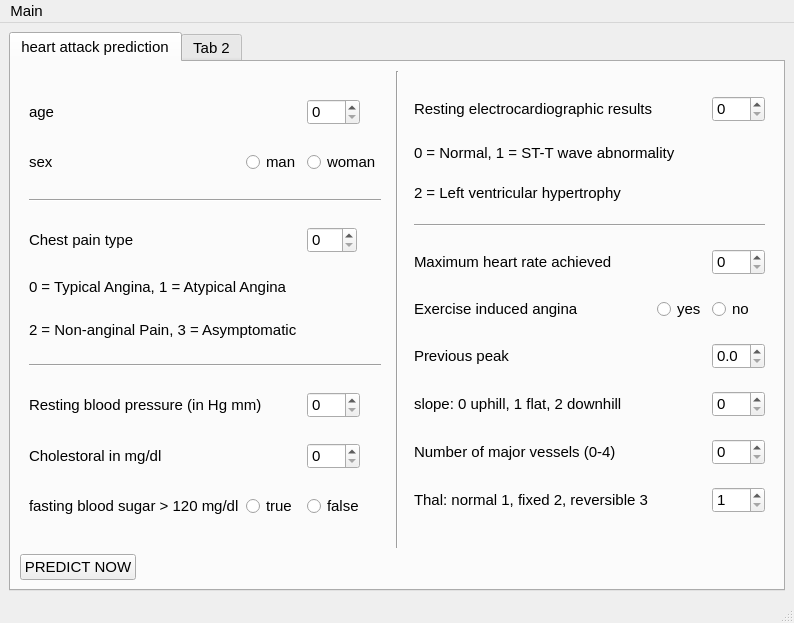
<?xml version="1.0" encoding="UTF-8"?>
<ui version="4.0">
 <class>MainWindow</class>
 <widget class="QMainWindow" name="MainWindow">
  <property name="geometry">
   <rect>
    <x>0</x>
    <y>0</y>
    <width>794</width>
    <height>623</height>
   </rect>
  </property>
  <property name="windowTitle">
   <string>heart attack models</string>
  </property>
  <property name="styleSheet">
   <string notr="true">*{
font-size:15px;
font-family:arial;
}</string>
  </property>
  <property name="locale">
   <locale language="English" country="UnitedKingdom"/>
  </property>
  <widget class="QWidget" name="centralwidget">
   <layout class="QVBoxLayout" name="verticalLayout_2">
    <item>
     <widget class="QTabWidget" name="tabWidget">
      <property name="currentIndex">
       <number>0</number>
      </property>
      <widget class="QWidget" name="tab">
       <property name="styleSheet">
        <string notr="true">QPushButton:hover { color: red }</string>
       </property>
       <attribute name="title">
        <string>heart attack prediction</string>
       </attribute>
       <layout class="QVBoxLayout" name="verticalLayout">
        <item>
         <layout class="QHBoxLayout" name="horizontalLayout">
          <item>
           <widget class="QWidget" name="widget" native="true">
            <layout class="QGridLayout" name="gridLayout">
             <item row="3" column="0" colspan="2">
              <widget class="QLabel" name="label_3">
               <property name="text">
                <string>Chest pain type</string>
               </property>
              </widget>
             </item>
             <item row="7" column="2">
              <widget class="QSpinBox" name="spinBp">
               <property name="sizePolicy">
                <sizepolicy hsizetype="Fixed" vsizetype="Fixed">
                 <horstretch>0</horstretch>
                 <verstretch>0</verstretch>
                </sizepolicy>
               </property>
               <property name="maximum">
                <number>200</number>
               </property>
              </widget>
             </item>
             <item row="1" column="2">
              <widget class="QRadioButton" name="woman">
               <property name="text">
                <string>woman</string>
               </property>
               <attribute name="buttonGroup">
                <string notr="true">buttonGroupSex</string>
               </attribute>
              </widget>
             </item>
             <item row="2" column="0" colspan="3">
              <widget class="Line" name="line_2">
               <property name="orientation">
                <enum>Qt::Horizontal</enum>
               </property>
              </widget>
             </item>
             <item row="3" column="2">
              <widget class="QSpinBox" name="spinCP">
               <property name="sizePolicy">
                <sizepolicy hsizetype="Fixed" vsizetype="Fixed">
                 <horstretch>0</horstretch>
                 <verstretch>0</verstretch>
                </sizepolicy>
               </property>
               <property name="minimumSize">
                <size>
                 <width>50</width>
                 <height>0</height>
                </size>
               </property>
               <property name="minimum">
                <number>0</number>
               </property>
               <property name="maximum">
                <number>3</number>
               </property>
               <property name="value">
                <number>0</number>
               </property>
              </widget>
             </item>
             <item row="9" column="0">
              <widget class="QLabel" name="label_8">
               <property name="sizePolicy">
                <sizepolicy hsizetype="Preferred" vsizetype="Fixed">
                 <horstretch>0</horstretch>
                 <verstretch>0</verstretch>
                </sizepolicy>
               </property>
               <property name="minimumSize">
                <size>
                 <width>0</width>
                 <height>0</height>
                </size>
               </property>
               <property name="text">
                <string>fasting blood sugar &gt; 120 mg/dl</string>
               </property>
              </widget>
             </item>
             <item row="6" column="0" colspan="3">
              <widget class="Line" name="line">
               <property name="sizePolicy">
                <sizepolicy hsizetype="Minimum" vsizetype="Fixed">
                 <horstretch>0</horstretch>
                 <verstretch>0</verstretch>
                </sizepolicy>
               </property>
               <property name="orientation">
                <enum>Qt::Horizontal</enum>
               </property>
              </widget>
             </item>
             <item row="4" column="0" colspan="3">
              <widget class="QLabel" name="label_4">
               <property name="sizePolicy">
                <sizepolicy hsizetype="Preferred" vsizetype="Fixed">
                 <horstretch>0</horstretch>
                 <verstretch>0</verstretch>
                </sizepolicy>
               </property>
               <property name="text">
                <string>0 = Typical Angina, 1 = Atypical Angina</string>
               </property>
              </widget>
             </item>
             <item row="1" column="1">
              <widget class="QRadioButton" name="man">
               <property name="sizePolicy">
                <sizepolicy hsizetype="Fixed" vsizetype="Fixed">
                 <horstretch>0</horstretch>
                 <verstretch>0</verstretch>
                </sizepolicy>
               </property>
               <property name="text">
                <string>man</string>
               </property>
               <attribute name="buttonGroup">
                <string notr="true">buttonGroupSex</string>
               </attribute>
              </widget>
             </item>
             <item row="0" column="0">
              <widget class="QLabel" name="label">
               <property name="text">
                <string>age</string>
               </property>
              </widget>
             </item>
             <item row="1" column="0">
              <widget class="QLabel" name="label_2">
               <property name="text">
                <string>sex</string>
               </property>
              </widget>
             </item>
             <item row="8" column="2">
              <widget class="QSpinBox" name="spinChol">
               <property name="sizePolicy">
                <sizepolicy hsizetype="Fixed" vsizetype="Fixed">
                 <horstretch>0</horstretch>
                 <verstretch>0</verstretch>
                </sizepolicy>
               </property>
               <property name="maximum">
                <number>600</number>
               </property>
              </widget>
             </item>
             <item row="9" column="1">
              <widget class="QRadioButton" name="t120">
               <property name="sizePolicy">
                <sizepolicy hsizetype="Fixed" vsizetype="Fixed">
                 <horstretch>0</horstretch>
                 <verstretch>0</verstretch>
                </sizepolicy>
               </property>
               <property name="text">
                <string>true</string>
               </property>
               <attribute name="buttonGroup">
                <string notr="true">buttonGroupbs</string>
               </attribute>
              </widget>
             </item>
             <item row="8" column="0">
              <widget class="QLabel" name="label_7">
               <property name="sizePolicy">
                <sizepolicy hsizetype="Minimum" vsizetype="Fixed">
                 <horstretch>0</horstretch>
                 <verstretch>0</verstretch>
                </sizepolicy>
               </property>
               <property name="text">
                <string>Cholestoral in mg/dl</string>
               </property>
              </widget>
             </item>
             <item row="7" column="0" colspan="2">
              <widget class="QLabel" name="label_6">
               <property name="text">
                <string>Resting blood pressure (in Hg mm)</string>
               </property>
              </widget>
             </item>
             <item row="5" column="0" colspan="3">
              <widget class="QLabel" name="label_5">
               <property name="sizePolicy">
                <sizepolicy hsizetype="Preferred" vsizetype="Fixed">
                 <horstretch>0</horstretch>
                 <verstretch>0</verstretch>
                </sizepolicy>
               </property>
               <property name="text">
                <string>2 = Non-anginal Pain, 3 = Asymptomatic </string>
               </property>
              </widget>
             </item>
             <item row="0" column="2">
              <widget class="QSpinBox" name="spinAge">
               <property name="sizePolicy">
                <sizepolicy hsizetype="Fixed" vsizetype="Fixed">
                 <horstretch>0</horstretch>
                 <verstretch>0</verstretch>
                </sizepolicy>
               </property>
               <property name="maximum">
                <number>120</number>
               </property>
              </widget>
             </item>
             <item row="9" column="2">
              <widget class="QRadioButton" name="f120">
               <property name="text">
                <string>false</string>
               </property>
               <attribute name="buttonGroup">
                <string notr="true">buttonGroupbs</string>
               </attribute>
              </widget>
             </item>
            </layout>
           </widget>
          </item>
          <item>
           <widget class="Line" name="line_4">
            <property name="orientation">
             <enum>Qt::Vertical</enum>
            </property>
           </widget>
          </item>
          <item>
           <widget class="QWidget" name="widget_2" native="true">
            <layout class="QGridLayout" name="gridLayout_2">
             <item row="7" column="2">
              <widget class="QSpinBox" name="spinSlope">
               <property name="maximumSize">
                <size>
                 <width>16777215</width>
                 <height>16777215</height>
                </size>
               </property>
               <property name="maximum">
                <number>3</number>
               </property>
              </widget>
             </item>
             <item row="4" column="0" colspan="2">
              <widget class="QLabel" name="label_12">
               <property name="text">
                <string>Maximum heart rate achieved</string>
               </property>
              </widget>
             </item>
             <item row="1" column="0" colspan="2">
              <widget class="QLabel" name="label_10">
               <property name="sizePolicy">
                <sizepolicy hsizetype="Preferred" vsizetype="Fixed">
                 <horstretch>0</horstretch>
                 <verstretch>0</verstretch>
                </sizepolicy>
               </property>
               <property name="text">
                <string>0 = Normal, 1 = ST-T wave abnormality</string>
               </property>
              </widget>
             </item>
             <item row="6" column="0">
              <widget class="QLabel" name="label_14">
               <property name="text">
                <string>Previous peak </string>
               </property>
              </widget>
             </item>
             <item row="8" column="0">
              <widget class="QLabel" name="label_16">
               <property name="text">
                <string>Number of major vessels (0-4)</string>
               </property>
              </widget>
             </item>
             <item row="4" column="2">
              <widget class="QSpinBox" name="spinHeartRate">
               <property name="maximum">
                <number>250</number>
               </property>
              </widget>
             </item>
             <item row="5" column="2">
              <widget class="QRadioButton" name="no">
               <property name="sizePolicy">
                <sizepolicy hsizetype="Fixed" vsizetype="Fixed">
                 <horstretch>0</horstretch>
                 <verstretch>0</verstretch>
                </sizepolicy>
               </property>
               <property name="text">
                <string>no</string>
               </property>
               <attribute name="buttonGroup">
                <string notr="true">buttonGroupexng</string>
               </attribute>
              </widget>
             </item>
             <item row="5" column="0">
              <widget class="QLabel" name="label_13">
               <property name="text">
                <string>Exercise induced angina</string>
               </property>
              </widget>
             </item>
             <item row="9" column="0">
              <widget class="QLabel" name="label_17">
               <property name="text">
                <string>Thal: normal 1, fixed 2, reversible 3</string>
               </property>
              </widget>
             </item>
             <item row="7" column="0">
              <widget class="QLabel" name="label_15">
               <property name="text">
                <string>slope: 0 uphill, 1 flat, 2 downhill</string>
               </property>
              </widget>
             </item>
             <item row="5" column="1">
              <widget class="QRadioButton" name="yes">
               <property name="sizePolicy">
                <sizepolicy hsizetype="Fixed" vsizetype="Fixed">
                 <horstretch>0</horstretch>
                 <verstretch>0</verstretch>
                </sizepolicy>
               </property>
               <property name="text">
                <string>yes</string>
               </property>
               <attribute name="buttonGroup">
                <string notr="true">buttonGroupexng</string>
               </attribute>
              </widget>
             </item>
             <item row="6" column="2">
              <widget class="QDoubleSpinBox" name="doubleSpinBox">
               <property name="decimals">
                <number>1</number>
               </property>
               <property name="maximum">
                <double>5.000000000000000</double>
               </property>
               <property name="singleStep">
                <double>0.100000000000000</double>
               </property>
              </widget>
             </item>
             <item row="8" column="2">
              <widget class="QSpinBox" name="spinBoxCaa">
               <property name="maximum">
                <number>4</number>
               </property>
              </widget>
             </item>
             <item row="0" column="0" colspan="2">
              <widget class="QLabel" name="label_9">
               <property name="text">
                <string>Resting electrocardiographic results</string>
               </property>
              </widget>
             </item>
             <item row="2" column="0" colspan="2">
              <widget class="QLabel" name="label_11">
               <property name="sizePolicy">
                <sizepolicy hsizetype="Preferred" vsizetype="Fixed">
                 <horstretch>0</horstretch>
                 <verstretch>0</verstretch>
                </sizepolicy>
               </property>
               <property name="text">
                <string>2 = Left ventricular hypertrophy</string>
               </property>
              </widget>
             </item>
             <item row="9" column="2">
              <widget class="QSpinBox" name="spinBoxThall">
               <property name="minimum">
                <number>1</number>
               </property>
               <property name="maximum">
                <number>3</number>
               </property>
              </widget>
             </item>
             <item row="0" column="2">
              <widget class="QSpinBox" name="spinRestecg">
               <property name="sizePolicy">
                <sizepolicy hsizetype="Preferred" vsizetype="Fixed">
                 <horstretch>0</horstretch>
                 <verstretch>0</verstretch>
                </sizepolicy>
               </property>
               <property name="maximum">
                <number>2</number>
               </property>
              </widget>
             </item>
             <item row="3" column="0" colspan="3">
              <widget class="Line" name="line_3">
               <property name="sizePolicy">
                <sizepolicy hsizetype="Minimum" vsizetype="Fixed">
                 <horstretch>0</horstretch>
                 <verstretch>0</verstretch>
                </sizepolicy>
               </property>
               <property name="orientation">
                <enum>Qt::Horizontal</enum>
               </property>
              </widget>
             </item>
            </layout>
           </widget>
          </item>
         </layout>
        </item>
        <item>
         <widget class="QPushButton" name="pushButton">
          <property name="sizePolicy">
           <sizepolicy hsizetype="Fixed" vsizetype="Fixed">
            <horstretch>0</horstretch>
            <verstretch>0</verstretch>
           </sizepolicy>
          </property>
          <property name="text">
           <string>PREDICT NOW</string>
          </property>
         </widget>
        </item>
       </layout>
      </widget>
      <widget class="QWidget" name="tab_2">
       <attribute name="title">
        <string>Tab 2</string>
       </attribute>
      </widget>
     </widget>
    </item>
   </layout>
  </widget>
  <widget class="QMenuBar" name="menubar">
   <property name="geometry">
    <rect>
     <x>0</x>
     <y>0</y>
     <width>794</width>
     <height>23</height>
    </rect>
   </property>
   <widget class="QMenu" name="meun">
    <property name="title">
     <string>Main</string>
    </property>
    <widget class="QMenu" name="menuHelp">
     <property name="title">
      <string>Help</string>
     </property>
     <addaction name="actionEnglish"/>
     <addaction name="actionChinese"/>
    </widget>
    <addaction name="actionCopyRight"/>
    <addaction name="actionCheck"/>
    <addaction name="actionSave"/>
    <addaction name="actionUpload"/>
    <addaction name="menuHelp"/>
   </widget>
   <addaction name="meun"/>
  </widget>
  <widget class="QStatusBar" name="statusbar"/>
  <action name="actionCopyRight">
   <property name="text">
    <string>CopyRight</string>
   </property>
  </action>
  <action name="actionCheck">
   <property name="text">
    <string>Check the prediction</string>
   </property>
  </action>
  <action name="actionSave">
   <property name="text">
    <string>Save</string>
   </property>
  </action>
  <action name="actionUpload">
   <property name="text">
    <string>Upload</string>
   </property>
  </action>
  <action name="actionEnglish">
   <property name="text">
    <string>English</string>
   </property>
  </action>
  <action name="actionChinese">
   <property name="text">
    <string>Chinese</string>
   </property>
  </action>
 </widget>
 <resources/>
 <connections/>
 <buttongroups>
  <buttongroup name="buttonGroupbs"/>
  <buttongroup name="buttonGroupexng"/>
  <buttongroup name="buttonGroupSex"/>
 </buttongroups>
</ui>
